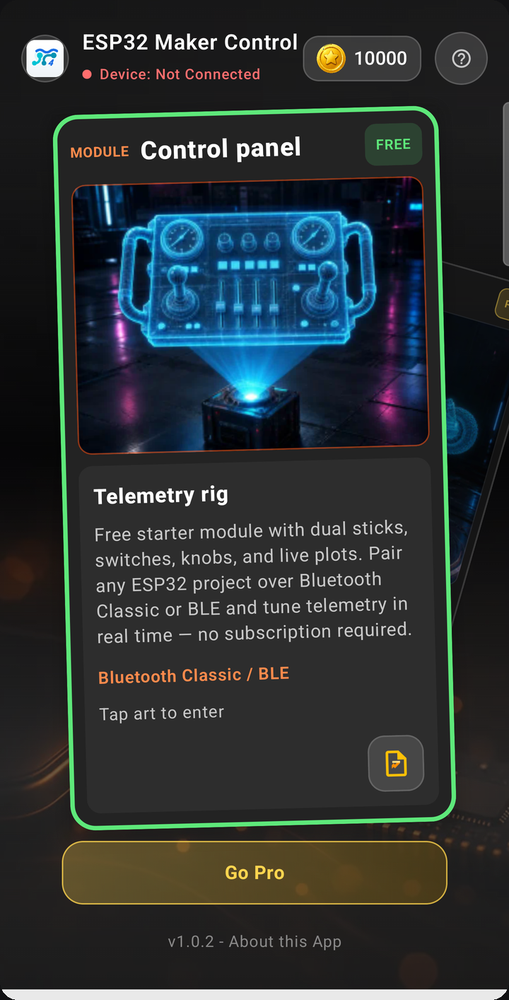
#> input picture General_Documentation/figures/s01_home.png, 509 x 1000 px, shrunk from 720 x 1414 before the run; its folder holds only this picture in this run
$ python mask_window_corners.py ../figures/s01_home.png
#> lines starting #> are read from the running program, lines starting #| are printed output that depends on the picture; after the words box and inside, x2 and y2 are one past the last pixel; in counts of white or black regions, pixels touching at a corner belong together
#!/usr/bin/env python3
"""Round the corners of a documentation screenshot PNG.

Fills pixels outside a rounded rectangle with near-black so squared
desktop/phone capture corners do not show in the PDF frame.

Usage:
  python3 mask_window_corners.py input.png [output.png] [--radius 28]
  python3 mask_window_corners.py --all   # every **/figures/*.png under repo root

Overwrites input when output is omitted.
"""
from __future__ import annotations

import argparse
import sys
from pathlib import Path

from PIL import Image, ImageDraw

FILL = (18, 18, 20)
ROOT = Path(__file__).resolve().parents[2]  # TeleCon_ESP32


def round_mask(src: Path, dst: Path, radius: int | None) -> None:
    im = Image.open(src).convert("RGBA")
    w, h = im.size
#> w = 509; h = 1000
    r = radius if radius is not None else max(20, min(w, h) // 28)
#> r = 20
    r = max(1, min(r, w // 2, h // 2))
    base = Image.new("RGBA", (w, h), FILL + (255,))
    mask = Image.new("L", (w, h), 0)
#> mask: PIL image 509x1000 L; every value is 0
    ImageDraw.Draw(mask).rounded_rectangle((0, 0, w - 1, h - 1), radius=r, fill=255)
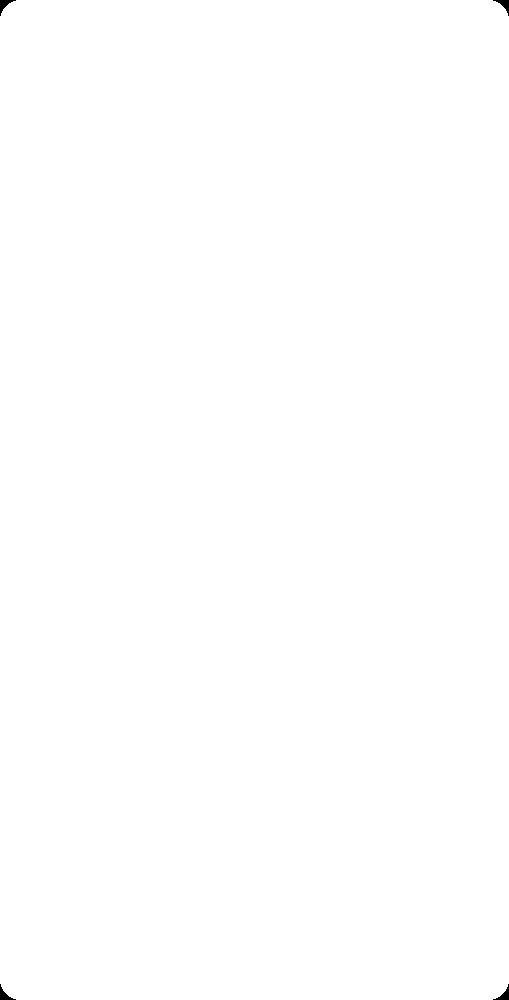
#> mask: PIL image 509x1000 L; 99.9% white; 4 black regions, box (x1, y1, x2, y2) and area: (0, 0, 16, 16) 92, (493, 0, 509, 16) 92, (0, 984, 16, 1000) 92, (493, 984, 509, 1000) 92
    out = Image.composite(im, base, mask).convert("RGB")
    dst.parent.mkdir(parents=True, exist_ok=True)
    out.save(dst, format="PNG", optimize=True)
    print(f"{src}: {w}x{h} r={r} -> {dst}")
#| ../figures/s01_home.png: 509x1000 r=20 -> ../figures/s01_home.png


def main() -> int:
    ap = argparse.ArgumentParser(description=__doc__)
    ap.add_argument("input", type=Path, nargs="?")
    ap.add_argument("output", type=Path, nargs="?")
    ap.add_argument("--radius", type=int, default=None)
    ap.add_argument("--all", action="store_true", help="Process all figures/*.png")
    ap.add_argument("--root", type=Path, default=ROOT)
    args = ap.parse_args()
    if args.all:
        n = 0
        for p in sorted(args.root.rglob("figures/*.png")):
            if p.stat().st_size == 0:
                continue
            round_mask(p, p, args.radius)
            n += 1
        print(f"processed {n} files")
        return 0
    if not args.input or not args.input.is_file():
        print("missing input (or use --all)", file=sys.stderr)
        return 1
    round_mask(args.input, args.output or args.input, args.radius)
    return 0


if __name__ == "__main__":
    raise SystemExit(main())
#> (the program exits here)
